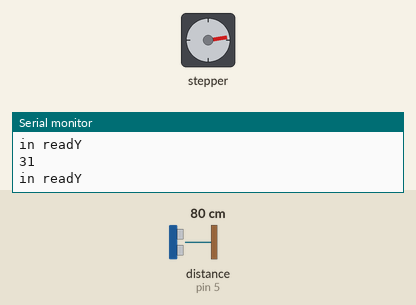
This sketch was run on a simulated Arduino Uno, built with avr-gcc and run on an emulated ATmega328P. Shown: stepper motor, the last lines printed to the serial monitor. Wiring (inferred from the names in the program): ultrasonic range finder: trigger pin 6; echo pin 5. The test bench sets the inputs (shaded band); at power-on: distance to the obstacle (sensor on pin 5) 80 cm. The echo pulse lasts 58.3 µs per cm; stepper angles assume 200 steps per turn.

Above: at 1.2 s.
1.3 s: distance to the obstacle (sensor on pin 5) set to 2 cm
At 1.55 s:
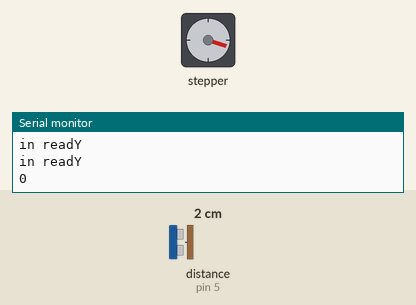
4.3 s: distance to the obstacle (sensor on pin 5) set to 250 cm
At 4.39 s:
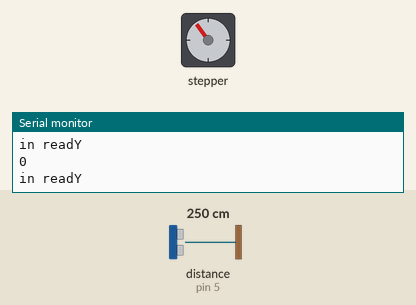
7.3 s: distance to the obstacle (sensor on pin 5) set to 18 cm
At 7.35 s:
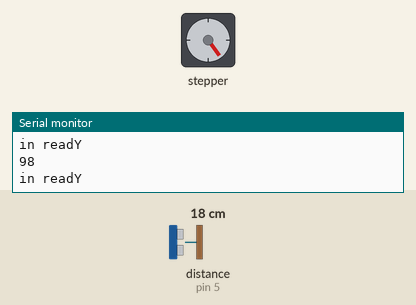
10.3 s: distance to the obstacle (sensor on pin 5) set to 4 cm
Timing chart, 0 to 14.3 s (numbered marks = the images above; inputs shaded):
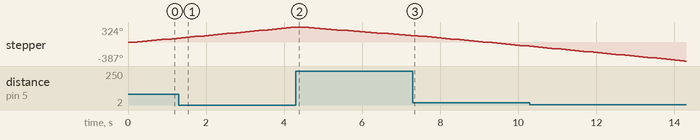

The sketch:

BallinCode.ino
```cpp
/*
 * created by Rui Santos, http://randomnerdtutorials.com
 *
 * Complete Guide for Ultrasonic Sensor HC-SR04
 *
    Ultrasonic sensor Pins:
        VCC: +5VDC
        Trig : Trigger (INPUT) - Pin 6
        Echo: Echo (OUTPUT) - Pin 5
        GND: GND
 */

#include <Stepper.h>
//int WHITE = 4;
//int BROWN = 5;
//int GREEN = 6;
//int RED = 7;
const int stepsPerRevolution = 200;
Stepper myStepper(stepsPerRevolution, 8, 9, 10, 11);

//int dcMotor1
//int dcMotor2
int trigPin1 = 6;    //Trig - green Jumper
int echoPin1 = 5;    //Echo - yellow Jumper
int trigPin2 = 4;    //Trig - green Jumper
int echoPin2 = 3;    //Echo - yellow Jumper
int duration1, inches1;
int duration2, inches2;
//float basket1distance, basket2distance, basket3distance;
//int toCorner;
float pi = 3.14159265359;

void setup() {
  //Serial Port begin
  Serial.begin (9600);
  myStepper.setSpeed(100);
  //Define inputs and outputs
  pinMode(trigPin1, OUTPUT);
  pinMode(echoPin1, INPUT);
  pinMode(trigPin2, OUTPUT);
  pinMode(echoPin2, INPUT);

 //pinMode(WHITE, OUTPUT);
 //pinMode(BROWN, OUTPUT);
 //pinMode(GREEN, OUTPUT);
 //pinMode(RED, OUTPUT);
}

void loop()
{

 Serial.println("in Loop");
 int someSteps = findLocation();
 int degreesAcrossBoard = (someSteps * 3.6);
 Serial.println(degreesAcrossBoard);
 //find basketdistances
 int perpendicular = someSteps/2;
 for(int i = 0; i < perpendicular; i++){
  stepForward();
 }

 delay(10000);

//find basket1
//find basket2
//find basket3

//scan/point

//load ball

//shoot


 /*while(int i = 0; i < 10; i++){
  //point
  //shoot
 }*/


}

int findLocation(){

  Serial.println("in findLocation");
  int situation = readY();
  int steps = 0;

  if(situation < 72){
    steps = backboard();
  }
  else if(situation > 72){
    steps = noBackboard();
  }

  return steps;
}


void stepForward(){

    myStepper.step(5);


     //Serial.println("Done stepping forward.");
}
void stepBackward(){


   myStepper.step(-5);
   //Serial.println("Done stepping backward.");

}


int readX(){

  Serial.println("in readX");
  delayMicroseconds(10);
  digitalWrite(trigPin2, LOW);
  delayMicroseconds(5);
  digitalWrite(trigPin2, HIGH);
  delayMicroseconds(10);
  digitalWrite(trigPin2, LOW);

  // Read the signal from the sensor: a HIGH pulse whose
  // duration is the time (in microseconds) from the sending
  // of the ping to the reception of its echo off of an object.

  pinMode(echoPin2, INPUT);
  duration1 = pulseIn(echoPin2, HIGH);

  delay(50);

  inches2 = ((duration2)/2) / 74; //x - coordinate

  return inches2;

}
int readY(){
  Serial.println("in readY");
  delayMicroseconds(10);
  digitalWrite(trigPin1, LOW);
  delayMicroseconds(5);
  digitalWrite(trigPin1, HIGH);
  delayMicroseconds(10);
  digitalWrite(trigPin1, LOW);

  // Read the signal from the sensor: a HIGH pulse whose
  // duration is the time (in microseconds) from the sending
  // of the ping to the reception of its echo off of an object.

  pinMode(echoPin1, INPUT);
  duration1 = pulseIn(echoPin1, HIGH);

  delay(50);

  inches1 = ((duration1/2)) / 74; //x - coordinate

  return inches1;
}

int backboard(){

  Serial.println("in backboard");
  while(readY() < 72){
    stepForward();
    Serial.println(readY());

  }

  while(readY() > 72){
    stepBackward();
    Serial.println(readY());
  }

  int stepsAcrossBoard = 0;
  while(readY() < 72){
    stepBackward();
    Serial.println(readY());
    stepsAcrossBoard++;
  }


return stepsAcrossBoard;

}

int noBackboard(){

  Serial.println("in no backboard");

  while(readY() > 72){
    stepForward();
  }

  int stepsAcrossBoard = 0;
  while(readY() < 72){
    stepForward();
    stepsAcrossBoard++;
  }

  for(int i = 0; i < stepsAcrossBoard; i++){
    stepBackward();
  }

  return stepsAcrossBoard;
}

int leftBasketDistance(){

 int y = readY();
 int x = readX();

double basket1distance = (((x^2)+((y-15)^2)))^(1/2);

}

int leftBasketAngle(){

 int y = readY();
 int x = readX();

 int basket1theta = atan((y-15)/x);

}

int middleBasketDistance(){

 int y = readY();
 int x = readX();

double basket2distance = (((x^2)+((y-36)^2)))^(1/2);

}

int middleBasketAngle(){

 int y = readY();
 int x = readX();

 int basket2theta = atan((y-36)/x);

}

int rightBasketDistance(){

 int y = readY();
 int x = readX();

double basket3distance = (((x^2)+((y-57)^2)))^(1/2);

}

int rightBasketAngle(){

 int y = readY();
 int x = readX();

 int basket3theta = atan((y-57)/x);

}
```
